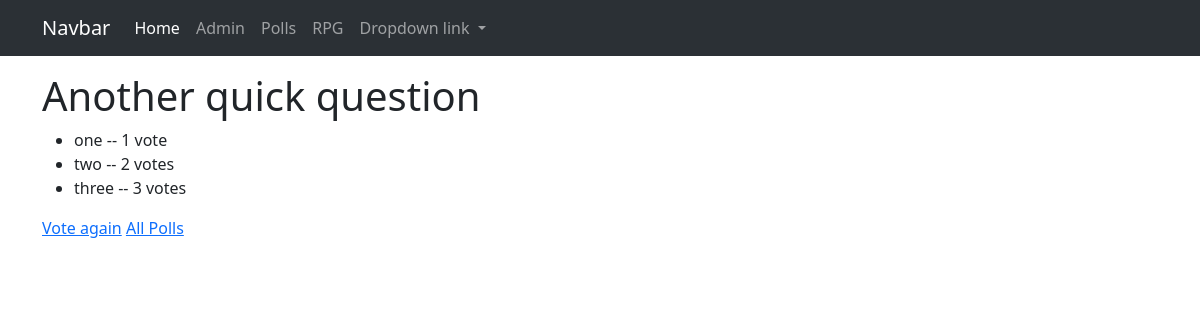
The app's page /polls/2/results/ with its own data.
### polls/models.py (models this page shows, shortened)
class Question(models.Model):
    question_text = models.CharField(max_length=200)
    pub_date = models.DateTimeField("date published")

class Choice(models.Model):
    question = models.ForeignKey(Question, on_delete=models.CASCADE)
    choice_text = models.CharField(max_length=200)
    votes = models.IntegerField(default=0)

### polls/views.py (the view)
# urls.py: path("<int:pk>/results/", views.ResultsView.as_view(), name="results"),
class ResultsView(generic.DetailView):
    model = Question
    template_name = "polls/results.html"

### polls/templates/polls/results.html
{% extends "magic/basics.html" %}
{% block content %}
<h1> {{ question.question_text }}</h1>
<ul>
    {% for choice in question.choice_set.all %}
    <li>{{ choice.choice_text }} -- {{ choice.votes }} vote{{ choice.votes|pluralize }}</li>
    {% endfor %}
</ul>
<a href="{% url 'polls:detail' question.id %}">Vote again</a>
<a href="{% url 'polls:index' %}">All Polls</a>
{% endblock %}

### records on screen
Question: question_text "Another quick question"
Choice: choice_text "one", votes "1"
Choice: choice_text "two", votes "2"
Choice: choice_text "three", votes "3"
